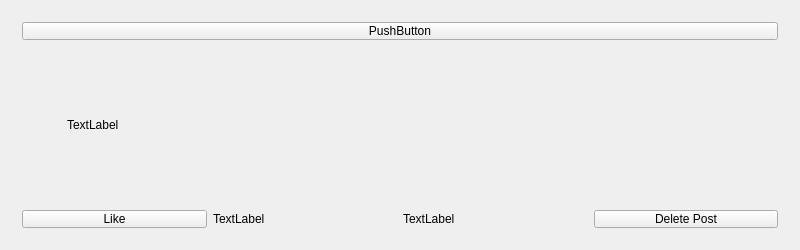
<?xml version="1.0" encoding="UTF-8"?>
<ui version="4.0">
 <class>PostWidget</class>
 <widget class="QWidget" name="PostWidget">
  <property name="geometry">
   <rect>
    <x>0</x>
    <y>0</y>
    <width>800</width>
    <height>250</height>
   </rect>
  </property>
  <property name="minimumSize">
   <size>
    <width>800</width>
    <height>150</height>
   </size>
  </property>
  <property name="maximumSize">
   <size>
    <width>800</width>
    <height>250</height>
   </size>
  </property>
  <property name="windowTitle">
   <string>Posts</string>
  </property>
  <layout class="QVBoxLayout" name="verticalLayout">
   <item>
    <widget class="QWidget" name="widget" native="true">
     <property name="maximumSize">
      <size>
       <width>800</width>
       <height>40</height>
      </size>
     </property>
     <layout class="QHBoxLayout" name="horizontalLayout">
      <item>
       <widget class="QPushButton" name="btnUsername">
        <property name="text">
         <string>PushButton</string>
        </property>
       </widget>
      </item>
     </layout>
    </widget>
   </item>
   <item>
    <layout class="QHBoxLayout" name="horizontalLayout_3">
     <item>
      <widget class="QLabel" name="lblProfilePic">
       <property name="minimumSize">
        <size>
         <width>50</width>
         <height>50</height>
        </size>
       </property>
       <property name="maximumSize">
        <size>
         <width>50</width>
         <height>50</height>
        </size>
       </property>
       <property name="text">
        <string/>
       </property>
      </widget>
     </item>
     <item>
      <widget class="QLabel" name="lblContent">
       <property name="text">
        <string>TextLabel</string>
       </property>
      </widget>
     </item>
    </layout>
   </item>
   <item>
    <widget class="QWidget" name="widget_2" native="true">
     <property name="maximumSize">
      <size>
       <width>800</width>
       <height>40</height>
      </size>
     </property>
     <layout class="QHBoxLayout" name="horizontalLayout_2">
      <item>
       <widget class="QPushButton" name="btnLike">
        <property name="text">
         <string>Like</string>
        </property>
       </widget>
      </item>
      <item>
       <widget class="QLabel" name="lblLikeCount">
        <property name="text">
         <string>TextLabel</string>
        </property>
       </widget>
      </item>
      <item>
       <widget class="QLabel" name="lblTimestamp">
        <property name="text">
         <string>TextLabel</string>
        </property>
       </widget>
      </item>
      <item>
       <widget class="QPushButton" name="btnDelete">
        <property name="text">
         <string>Delete Post</string>
        </property>
       </widget>
      </item>
     </layout>
    </widget>
   </item>
  </layout>
 </widget>
 <layoutdefault spacing="6" margin="11"/>
 <resources/>
 <connections/>
</ui>
